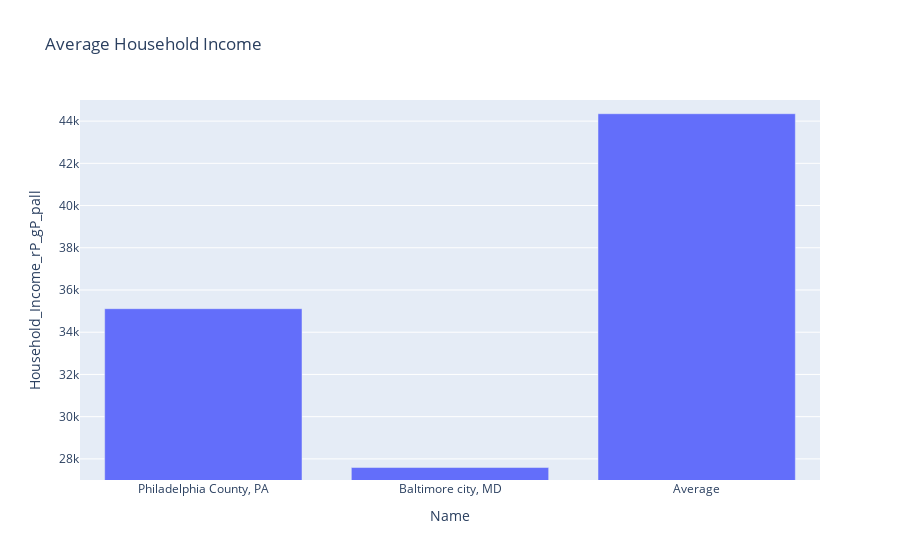

This figure's notebook cell:
### Code cell
# make animated bar chart to show changes in number of arrests during each week day over the years provided
animation_bar_average    = px.bar(df_bfd, 
                           x="Name", 
                           y="Household_Income_rP_gP_pall",
                           title = "Average Household Income",
                          
                           range_y=[27000,45000]
                    
                           #size="column that the radius of the bubble is correlated with", 
                           #color="column that the chart color corresponds with", 
                         
                          )
animation_bar_average

### Figure 1 — Plotly figure (JSON) as saved in the notebook; plotly's stock layout.template omitted (floating-point values rounded to 4 significant figures)
{"data": [{"alignmentgroup": "True", "hoverlabel": {"namelength": 0}, "hovertemplate": "Name=%{x}<br>Household_Income_rP_gP_pall=%{y}", "legendgroup": "", "marker": {"color": "#636efa"}, "name": "", "offsetgroup": "", "orientation": "v", "showlegend": false, "textposition": "auto", "type": "bar", "x": ["Philadelphia County, PA", "Baltimore city, MD", "Average"], "xaxis": "x", "y": [35115, 27591, 44350.0], "yaxis": "y"}], "layout": {"barmode": "relative", "legend": {"tracegroupgap": 0}, "title": {"text": "Average Household Income"}, "xaxis": {"anchor": "y", "domain": [0, 1], "title": {"text": "Name"}}, "yaxis": {"anchor": "x", "domain": [0, 1], "range": [27000, 45000], "title": {"text": "Household_Income_rP_gP_pall"}}}}
